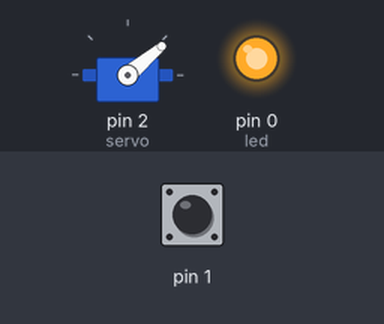
This sketch was run on a simulated Arduino Uno, built with avr-gcc and run on an emulated ATmega328P. On the bench: servo, output pins drawn as LEDs (lit = HIGH). Inputs (shaded band) come from the test bench; at power-on: pin 1 LOW.

Above: at 9.1 s.
9.2 s: pin 1 pulsed HIGH 2 times (0.12 s each, 0.3 s apart)
At 10.2 s:
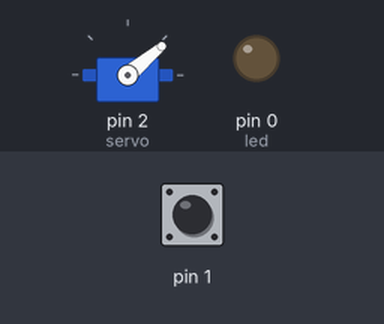
At 14.8 s:
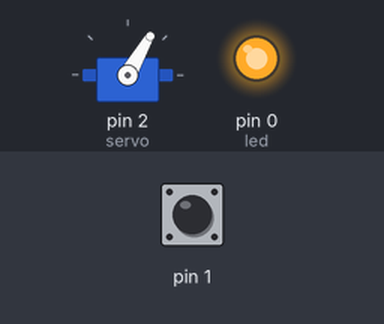
Timing chart, 0 to 42.2 s (numbered marks = the images above; inputs shaded):
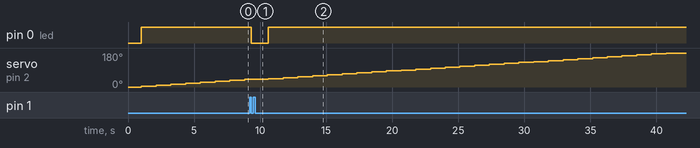

Measured:
- after the input at 9.2 s, pin 0 (led): HIGH → LOW after 0.12 s, → HIGH 1.3 s later

The sketch:

amazing_rottis1.ino
```cpp
#include <Servo.h>

Servo microServo; // Cria um objeto servo

int led = 0; // Pino do LED vermelho
int servo = 2; // Pino do servo
int posicao = 0;

long distancia(int trigger, int echo) {
  // Trigger como pino de saída
  pinMode(trigger, OUTPUT);
  digitalWrite(trigger, LOW);
  delay(5); // Espera 5 milissegundos
  digitalWrite(trigger, HIGH);
  delay(10); // Envia o pulso
  digitalWrite(trigger, LOW);

  // Echo como pino de entrada
  pinMode(echo, INPUT);

  return pulseIn(echo, HIGH); // Corrigido: pulseln -> pulseIn
}

void setup() {
  // Inicializando o servo na porta digital
  microServo.attach(servo);

  pinMode(led, OUTPUT); // Corrigido: fechando o parêntese
  microServo.write(posicao);
}

void loop() {
  int cm = 0.1723 * distancia(1, 1); // Ajuste para os pinos corretos

  if (cm < 30) {
    // Mandar o motor para a nova posição
    posicao = posicao + 5;
    microServo.write(posicao);
    digitalWrite(led, HIGH);
    delay(100);
  } else {
    digitalWrite(led, LOW);
  }
}
```
